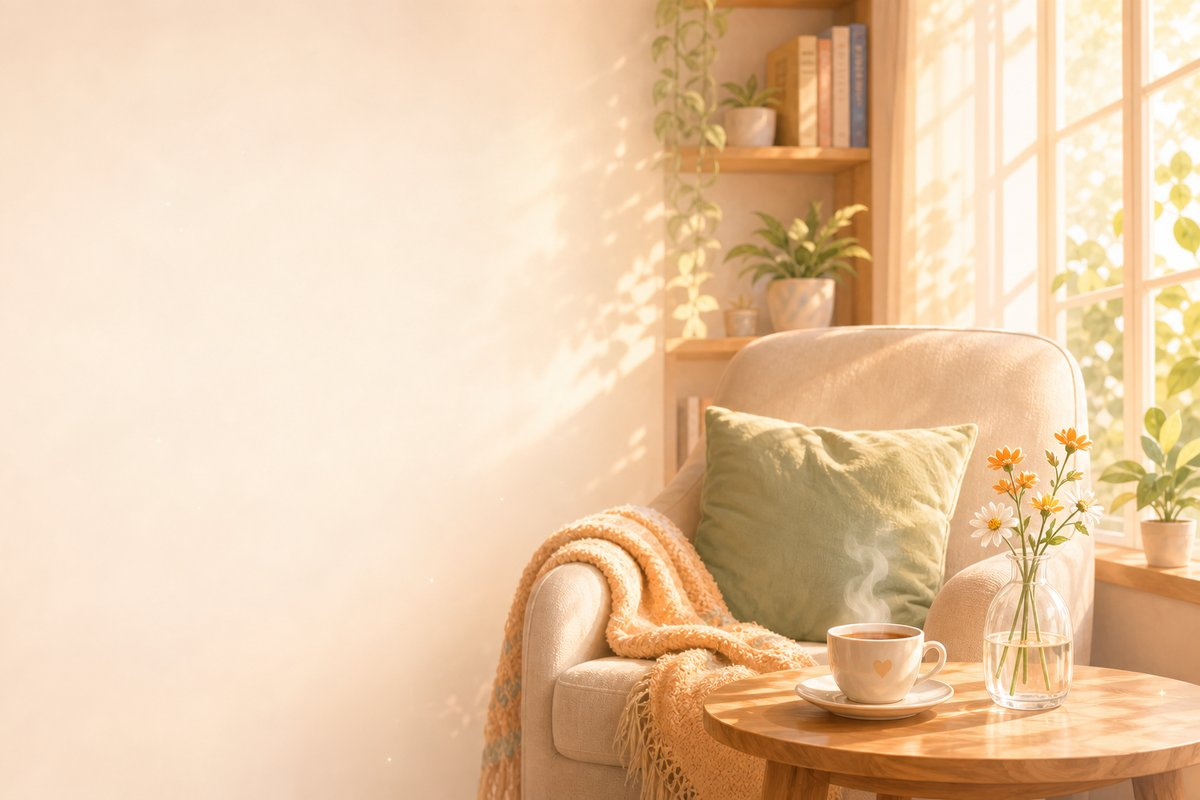
#> input picture AImental_frontend/images/community-premium/community-hero-sunroom.jpg, 1200 x 800 px
$ python -i generate_assets.py   (imports and definitions only)
#> lines starting #> are read from the running program, lines starting #| are printed output that depends on the picture
#> further down, picture is the input picture: PIL image 1200x800 RGB; mean R, G, B 232.8, 201.7, 168.5
from pathlib import Path
import math
import random

from PIL import Image, ImageDraw, ImageFilter


ROOT = Path(__file__).resolve().parents[1]
ASSET_DIR = ROOT / "assets"
# [3 lines not run here, left out]


def rgb(value):
    value = value.lstrip("#")
    return tuple(int(value[index:index + 2], 16) for index in (0, 2, 4))


# [15 lines left out: function vertical_gradient, not called in this run]


def add_grain(image, amount=5, opacity=20):
#> called with amount = 5, opacity = 20
    noise = Image.new("L", image.size)
#> noise: PIL image 1200x800 L; every value is 0
    noise_pixels = noise.load()
    for y in range(image.height):
        for x in range(image.width):
            noise_pixels[x, y] = max(
                0,
                min(255, 128 + random.randint(-amount, amount)),
            )
    noise = noise.filter(ImageFilter.GaussianBlur(0.35))
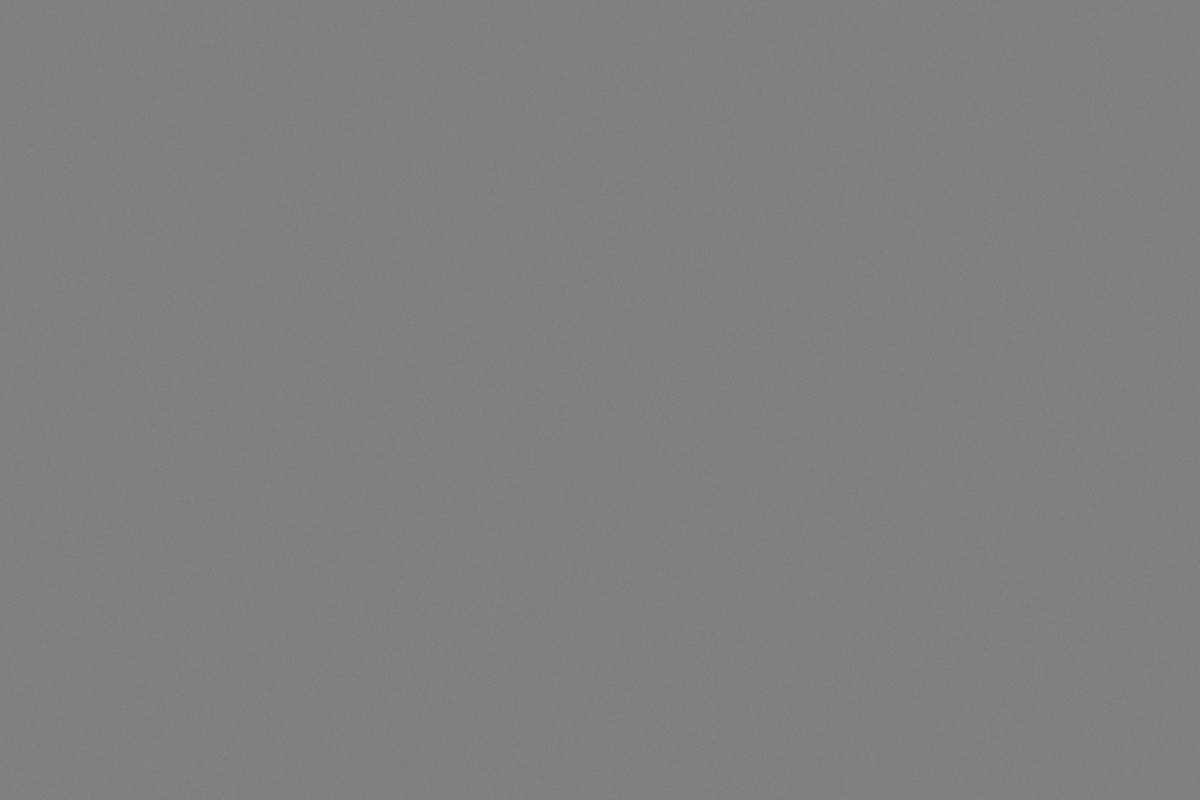
#> noise: PIL image 1200x800 L; min 123, max 133, mean 128
    grain = Image.new("RGBA", image.size, (118, 84, 56, 0))
    grain.putalpha(noise.point(lambda value: int(abs(value - 128) * opacity / max(1, amount))))
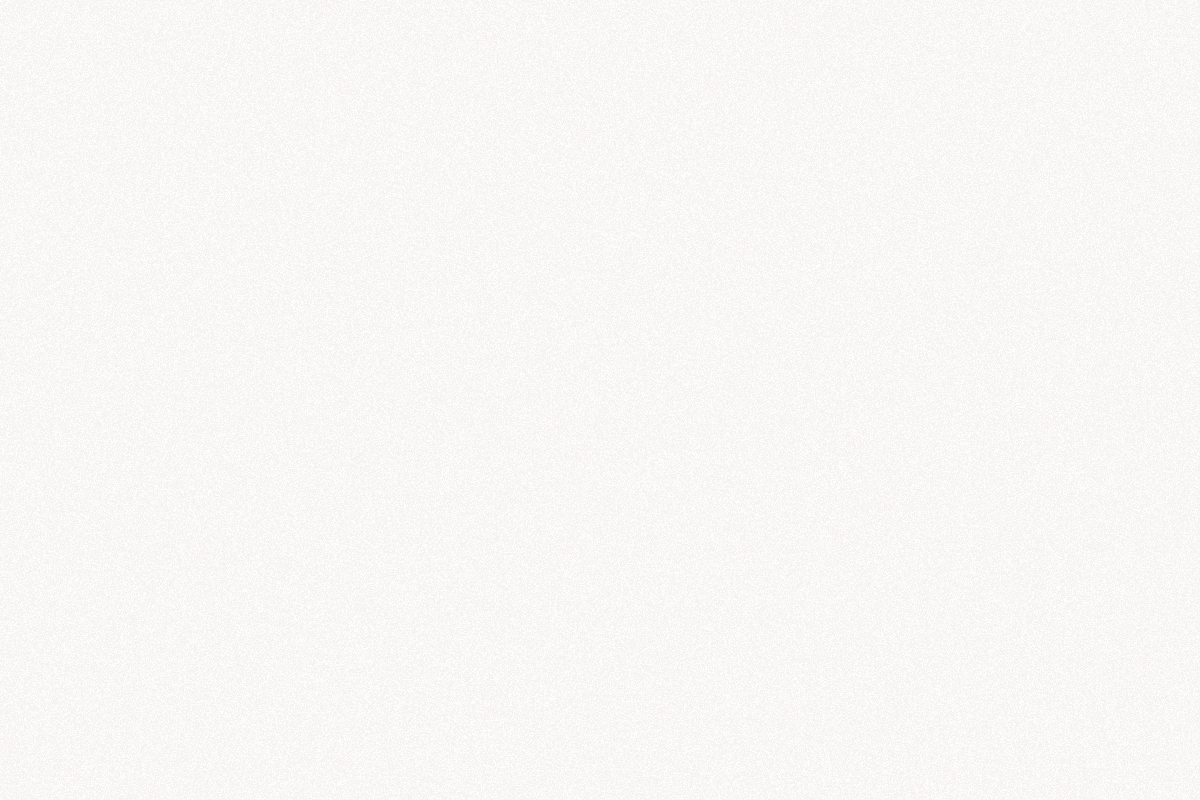
#> grain: PIL image 1200x800 RGBA; mean R, G, B, A 118, 84, 56, 10.9; transparent parts drawn white
#> (the run stopped early here; a loop or call above may not have finished)
